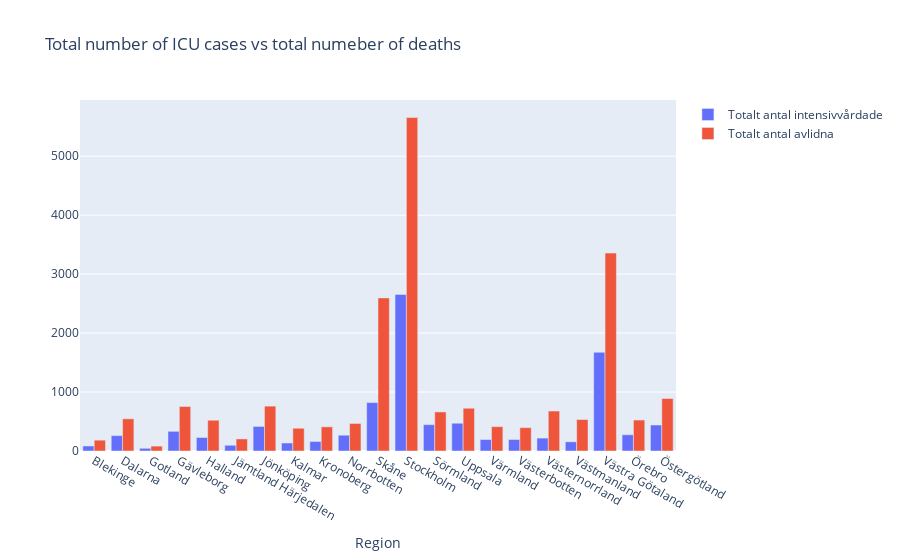

The cell this chart's notebook holds for it:
### Markdown cell above
##### A rather suprising result, actually. My personal opinnion is that many victims simply died at home or before they could be administered to the ICU, or that the number of ICU spots available didnt meet the demand.

### Code cell
fig = px.bar(
    data_frame=covid19_tot_num_per_region,
    x='Region',
    y=[
        'Totalt antal intensivvårdade',
        'Totalt antal avlidna'
    ],
    barmode='group',
    title='Total number of ICU cases vs total numeber of deaths',
    labels={
        'variable': '',
        'value': ''
    }
)

fig.show()
fig.write_html("Visualiseringar/KPI3.html")

### Figure 1 — Plotly figure (JSON) as saved in the notebook; plotly's stock layout.template omitted (floating-point values rounded to 4 significant figures)
{"data": [{"alignmentgroup": "True", "hovertemplate": "=%{y}<br>Region=%{x}<extra></extra>", "legendgroup": "Totalt antal intensivvårdade", "marker": {"color": "#636efa", "pattern": {"shape": ""}}, "name": "Totalt antal intensivvårdade", "offsetgroup": "Totalt antal intensivvårdade", "orientation": "v", "showlegend": true, "textposition": "auto", "type": "bar", "x": ["Blekinge", "Dalarna", "Gotland", "Gävleborg", "Halland", "Jämtland Härjedalen", "Jönköping", "Kalmar", "Kronoberg", "Norrbotten", "Skåne", "Stockholm", "Sörmland", "Uppsala", "Värmland", "Västerbotten", "Västernorrland", "Västmanland", "Västra Götaland", "Örebro", "Östergötland"], "xaxis": "x", "y": [85, 261, 46, 334, 229, 97, 417, 136, 162, 268, 821, 2656, 447, 471, 194, 195, 219, 156, 1674, 276, 441], "yaxis": "y"}, {"alignmentgroup": "True", "hovertemplate": "=%{y}<br>Region=%{x}<extra></extra>", "legendgroup": "Totalt antal avlidna", "marker": {"color": "#EF553B", "pattern": {"shape": ""}}, "name": "Totalt antal avlidna", "offsetgroup": "Totalt antal avlidna", "orientation": "v", "showlegend": true, "textposition": "auto", "type": "bar", "x": ["Blekinge", "Dalarna", "Gotland", "Gävleborg", "Halland", "Jämtland Härjedalen", "Jönköping", "Kalmar", "Kronoberg", "Norrbotten", "Skåne", "Stockholm", "Sörmland", "Uppsala", "Värmland", "Västerbotten", "Västernorrland", "Västmanland", "Västra Götaland", "Örebro", "Östergötland"], "xaxis": "x", "y": [184, 546, 83, 755, 522, 205, 761, 386, 410, 467, 2597, 5656, 663, 725, 413, 396, 678, 534, 3357, 525, 890], "yaxis": "y"}], "layout": {"barmode": "group", "legend": {"title": {"text": ""}, "tracegroupgap": 0}, "title": {"text": "Total number of ICU cases vs total numeber of deaths"}, "xaxis": {"anchor": "y", "domain": [0, 1], "title": {"text": "Region"}}, "yaxis": {"anchor": "x", "domain": [0, 1], "title": {"text": ""}}}}
